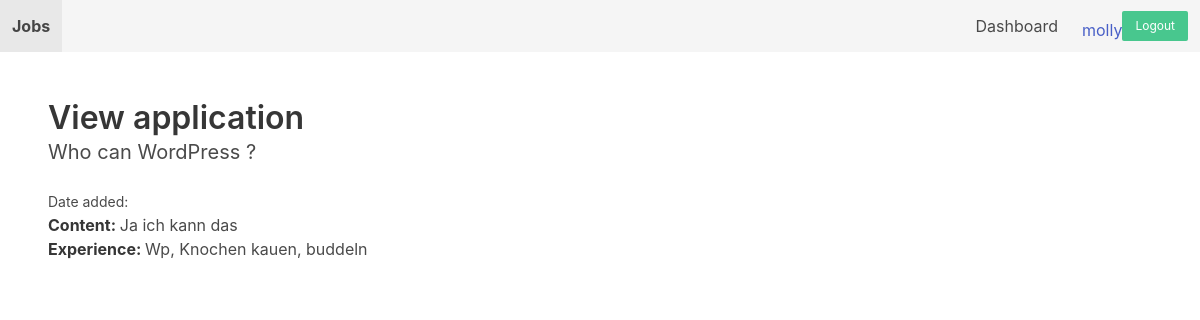
/dashboard/application/2/ (signed in), run on the app's committed database.
### apps/job/models.py (models this page shows, shortened)
class Application(models.Model):
    job = models.ForeignKey(Job, related_name='applicatiions', on_delete=models.CASCADE)
    content = models.TextField()
    experience = models.TextField()
    created_by = models.ForeignKey(User, related_name='applications', on_delete=models.CASCADE)
    created_at = models.DateTimeField(auto_now_add=True)

class Job(models.Model):
    title = models.CharField(max_length=255)
    short_description = models.TextField()
    long_description = models.TextField(blank=True, null=True)
    created_by = models.ForeignKey(User, related_name='jobs', on_delete=models.CASCADE)
    created_at = models.DateTimeField(auto_now_add=True)
    changed_at = models.DateTimeField(auto_now=True)

### apps/userprofile/views.py (the view)
# urls.py: path('application/<int:application_id>/', view_application, name='view_application')
@login_required
def view_application(request, application_id):
    application = get_object_or_404(Application, pk=application_id, created_by=request.user)
    context = {
        'application': application
    }
    return render(request, 'userprofile/view_application.html', context)

### apps/core/templates/userprofile/view_application.html
{% extends 'core/base.html' %}
{% block content %}
<h1 class="title">View application</h1>
<h2 class="subtitle">{{ application.job.title }}</h2>
<small>Date added: {{ application.created_ad }}</small>
<p><strong>Content: </strong>{{application.content}}</p>
<p><strong>Experience: </strong>{{application.experience}}</p>
{% endblock %}

### apps/core/templates/core/base.html (shortened to what this page needs)
<!doctype html>
<html lang="de">
<head>
    <link rel="stylesheet" href="https://cdn.jsdelivr.net/npm/bulma@0.9.2/css/bulma.min.css">
</head>
<body>
<nav class="navbar is-light">
    <div class="navbar-brand">
        <a href="{% url 'frontpage' %}" class="navbar-item"><strong>Jobs</strong></a>
    </div>
    <div class="navbar-menu">
        <div class="navbar-end">
            {% if request.user.is_authenticated %}
                <a href="{% url 'dashboard' %}" class="navbar-item">Dashboard</a>
            {% endif %}
            <div class="navbar-item">
                <div class="buttons">
                    {% if request.user.is_authenticated %}
                    <a href="" >{{request.user}}</a>
                    <a href="{% url 'logout' %}" class="button is-success is-small">Logout</a>
                    {% else %}
                    <a href="{% url 'login' %}" class="button is-lightgrey is-small">Log in</a>
                    <a href="{% url 'signup' %}" class="button is-success is-small">Signup</a>
                    {% endif %}
                </div>
            </div>
        </div>
    </div>
</nav>
<section class="section">
    {% block content %}
    {% endblock %}
</section>
</body>
</html>

### data on the page
Application: job "Who can WordPress ?", content "Ja ich kann das", experience "Wp, Knochen kauen, buddeln"

### other printed values
{{ request.user }} "molly"
